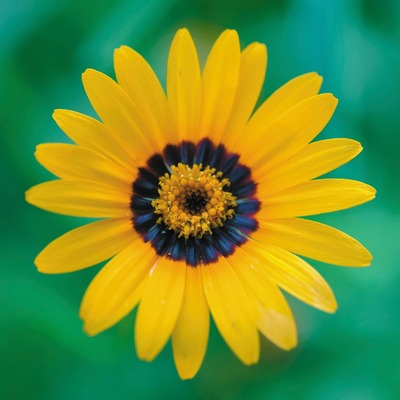
%> input picture DSP_Lab/flower.jpeg, 400 x 400 px
$ octave Exp4_1.m   (GNU Octave 9; MATLAB toolbox functions it lacks are replaced by stand-ins)
%> lines starting %> are read from the running program, lines starting %| are printed output that depends on the picture
% Exp 4 _ 1
% Teacher : Dr. Abidi
% Author: [SeyedAli] - [SeyedHosseini]
% E-mail: [alishosseini79@aut.ac.ir]
%Student-Number : [9723042]
% University: Amirkabir University of Technology
%%
clc;
close all;
clear;
%% part 4_1)a
f=imread('flower.jpeg');
%> f is the input picture: size 400x400x3 uint8; mean R, G, B 102.8, 142.9, 53.7
figure(1);
imshow(f);
grid on;
title('Flower');
%% part 4_1)b
f_d = im2double(f); %transfer uint8 to double
figure(2);
imshow(f_d)
grid on;
title('Flower(Double)');
%% part 4_1)c
figure(3);
subplot(211)
imhist(f_d)
grid on;
title('Flower Histogram Double');
axis([-0.1 1.1 -0.5 12000])

subplot(212)
imhist(f)
grid on;
title('Flower Histogram Uint8');
axis([-25 275 -0.5 12000])
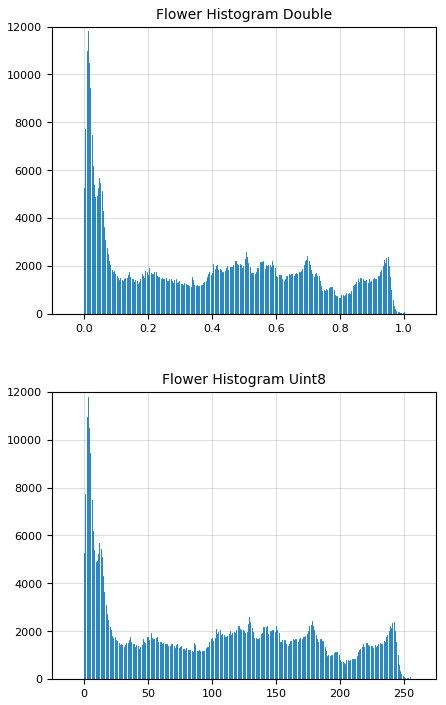
%> figure redrawn from the program's plot data, 2 panels; panel 1: highest point at x = 0.0118, y = 11799; panel 2: highest point at x = 3, y = 11799

%% Again
figure(4)
subplot(311)
imhist(f(:,:,1));
grid on;
title('Flower Histogram f(:,:,1) Uint8');
xlim([-10,260]);

subplot(312)
imhist(f(:,:,2));
grid on;
title('Flower Histogram f(:,:,2) Uint8');
xlim([-10,260]);

subplot(313)
imhist(f(:,:,3));
grid on;
title('Flower Histogram f(:,:,3) Uint8');
xlim([-10,260]);
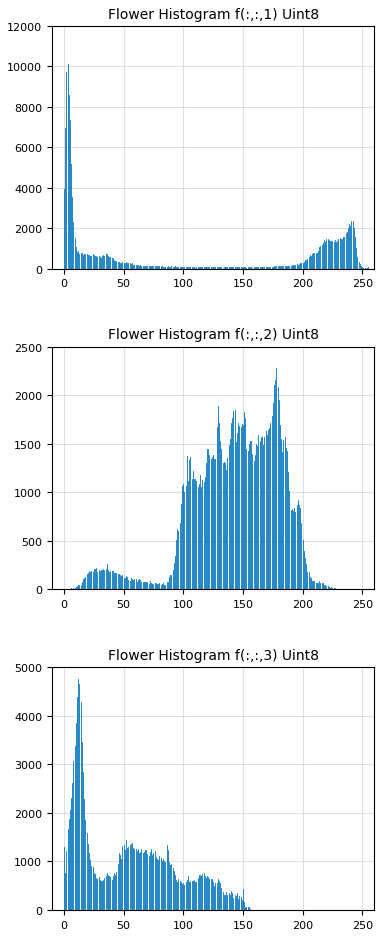
%> figure redrawn from the program's plot data, 3 panels; panel 1: highest point at x = 3, y = 10129; panel 2: highest point at x = 178, y = 2281; panel 3: highest point at x = 12, y = 4751

%% part 4-1)d

d = histeq(f(:,:,1)) ;
figure(5)
subplot(3,2,1)
imshow(d);
grid on;
title('Flower Histeq 1*Uint8');

subplot(3,2,2)
imshow(f(:,:,1));
grid on;
title('Flower Photo 1*Uint8');

d = histeq(f(:,:,2)) ;
figure(5)
subplot(3,2,3)
imshow(d);
grid on;
title('Flower Histeq 2*Uint8');

subplot(3,2,4)
imshow(f(:,:,2));
grid on;
title('Flower Photo 2*Uint8');

d = histeq(f(:,:,3)) ;
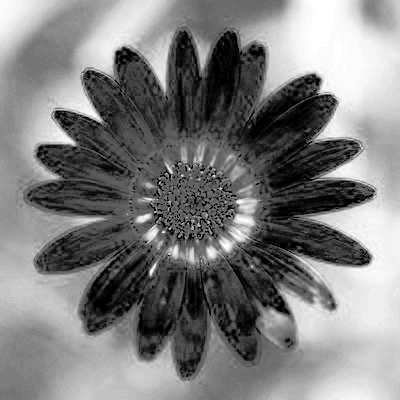
%> d: size 400x400 uint8; min 0, max 255, mean 126.8
figure(5)
subplot(3,2,5)
imshow(d);
grid on;
title('Flower Histeq 3*Uint8');

subplot(3,2,6)
imshow(f(:,:,3));
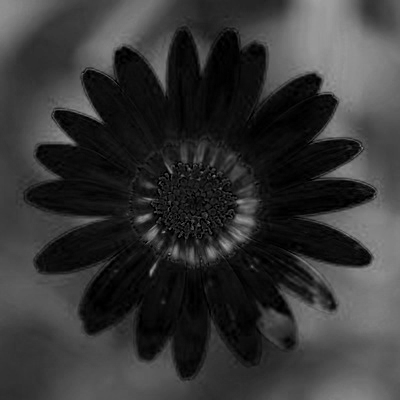
%> displayed picture: size 400x400, on the screen's scale of 0 to 255; min 0, max 164, mean 53.7
grid on;
title('Flower Photo 3*Uint8');

%% part 4-2)a
f1=imread('face.jpeg');
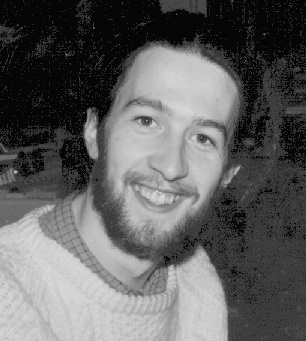
%> input picture DSP_Lab/face.jpeg, 306 x 341 px
%> f1 is the input picture: size 341x306x3 uint8; min 0, max 218, mean 96.4
figure(6);
imshow(f1);
grid on;
title('Face');
%% part 4-2)b
m = 0;
var = 0.2 ^ 2;
J = imnoise(f1,'gaussian',m,var); % Noisy Picture
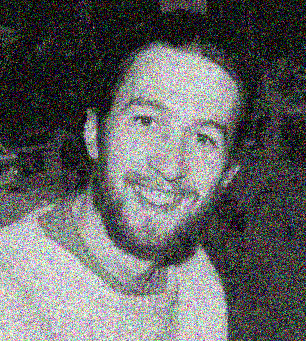
%> J: size 341x306x3 uint8; mean R, G, B 100.7, 100.9, 100.8
figure(7)
subplot(142)
imshow(J)
grid on;
title('NOisy photo');

subplot(141)
imshow(f1)
grid on;
title('Original photo');

%% Part 4-2)c , d
H1 = fspecial('average',3) ;
H2 = fspecial('average',5) ;
P1 = imfilter(J,H1);
P2 = imfilter(J,H2);

figure(7)
subplot(143)
imshow(P1)
grid on;
title('DeNOised photo by 1/9');

subplot(144)
imshow(P2)
grid on;
title('Denoised Photo by 1/25');

%% part 4-2 ) h
clc;
x = 0.1 ;
J2 = imnoise(f1,'salt & pepper',x); % Noisy Picture
figure(8)
subplot(142)
imshow(J2)
grid on;
title('NOisy salt&pepper photo');

subplot(141)
imshow(f1)
grid on;
title('Original photo');

%% part 4 - 2) v
H11 = fspecial('average',3) ;
H22 = fspecial('average',5) ;
P11 = imfilter(J2,H11);
P22 = imfilter(J2,H22);
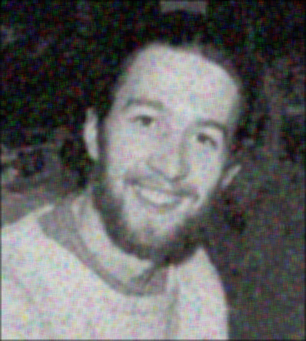
%> P22: size 341x306x3 uint8; mean R, G, B 99, 98.8, 98.8

figure(8)
subplot(143)
imshow(P11)
grid on;
title('DeNOised photo salt & pepper by 1/9');

subplot(144)
imshow(P22)
grid on;
title('Denoised Photo salt & pepper by 1/25');

%% part 4-2) z
clc;
load('LPF1.mat')
h1 = LPF1;
%> (the run ends here)
